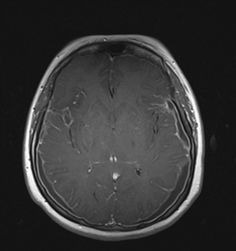
#> input picture Data/Testing/no_tumor/Te-no_0050.jpg, 236 x 251 px, given in place of Tr-no_0011.jpg, which was not available
$ python b_Preprocesamiento.py
#> lines starting #> are read from the running program, lines starting #| are printed output that depends on the picture; pictures that were not available may be replaced by others from this repository, and a replacement may not be noted
### a_funciones.py
import numpy as np

from os import listdir ### para hacer lista de archivos en una ruta
from tqdm import tqdm  ### para crear contador en un for para ver evolución
from os.path import join ### para unir ruta con archivo
import cv2 ### para leer imagenes jpg

#Funcion para la lectura de imagenes
def img2data(path, width):

    rawImgs = []   #### una lista con el array que representa cada imágen
    labels = [] ### el label de cada imágen

    list_labels = [path+f for f in listdir(path)] ### crea una lista de los archivos en la ruta (Normal /Pneumonia)

    for imagePath in ( list_labels): ### recorre cada carpeta de la ruta ingresada
        files_list=listdir(imagePath) ### crea una lista con todos los archivos
        for item in tqdm(files_list): ### le pone contador a la lista: tqdm
            file = join(imagePath, item) ## crea ruta del archivo
            if file[-1] =='g': ### verificar que se imágen extensión jpg o jpeg
                img = cv2.imread(file) ### cargar archivo
                img = cv2.cvtColor(img , cv2.COLOR_BGR2RGB) ### invierte el orden de los colores en el array para usar el más estándar RGB
                img = cv2.resize(img ,(width,width)) ### cambia resolución de imágnenes
                rawImgs.append(img) ###adiciona imágen al array final
                l = imagePath.split('/')[2] ### identificar en qué carpeta está
                if l == 'no_tumor':  ### verificar en qué carpeta está para asignar el label
                    labels.append([0])
                elif l == 'meningioma_tumor':
                    labels.append([1])
                elif l == 'glioma_tumor':
                    labels.append([1])
                elif l == 'pituitary_tumor':
                    labels.append([1])
    return rawImgs, labels


##funcion modificada par el despliegue
# [23 lines left out: function img3data, not called in this run]

### b_Preprocesamiento.py
import numpy as np
import cv2 ### para leer imagenes jpeg
from matplotlib import pyplot as plt ## para gráfciar imágnes
import a_funciones as fn#### funciones personalizadas, carga de imágenes
import joblib ### para descargar array

# ver ejemplo de imágenes cargadas #
img1 = cv2.imread('Data/Training/no_tumor/Tr-no_0011.jpg')
#> img1 is the input picture: shape (251, 236, 3); min 4, max 255, mean 53.6
plt.imshow(img1)
plt.title('no_tumor')
plt.show()
img1.shape

img1.max() ### máximo valor de intensidad en un pixel
img1.min() ### mínimo valor de intensidad en un pixel
np.prod(img1.shape) ### millones de observaciones para cada imágen
#### dado que se necesitarían muchas observaciones (imágenes para entrenar)
#### un modelo con tantas observaciones y no tenemos, vamos a reescalar las imágenes

img1_r = cv2.resize(img1 ,(120, 120))
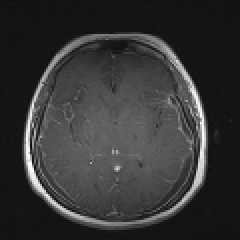
#> img1_r: shape (120, 120, 3) (shown 2 times larger); min 12, max 255, mean 53.5
plt.imshow(img1_r)
plt.title('no_tumor')
plt.show()
np.prod(img1_r.shape)
################################################################
######## Código para cargar todas las imágenes #############
####### reducir su tamaño y convertir en array ################
################################################################
width = 120#tamaño para reescalar imágen
num_classes = 2 #clases variable respuesta
trainpath = 'Data/Training/'
testpath = 'Data/Testing/'

x_train, y_train= fn.img2data(trainpath, width) #R, un in train
#> x_train = 1 item; y_train = []
x_test, y_test = fn.img2data(testpath, width) #Run in test
np.shape(x_train)
#### convertir salidas a numpy array ####
x_train = np.array(x_train)
y_train = np.array(y_train)
#> y_train = empty array
x_test = np.array(x_test)
y_test = np.array(y_test)
np.unique(y_train, return_counts = True)
np.unique(y_test, return_counts = True)

#Confirmar medidas finales
x_train.shape
x_test.shape
x_test.shape
y_test.shape

#Numero de osbervacion en una imagen final
#> (the run stopped early here; a loop or call above may not have finished)

$ run again, on Data/Testing/no_tumor/Te-no_0088.jpg
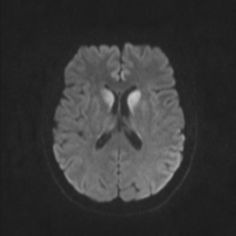
#> input picture Data/Testing/no_tumor/Te-no_0088.jpg, 236 x 236 px, given in place of Tr-no_0011.jpg, which was not available
#> img1 is the input picture: shape (236, 236, 3); min 26, max 199, mean 54.8
#> `x_train, y_train= fn.img2data(trainpath, width)`: x_train = 1 item; y_train = []
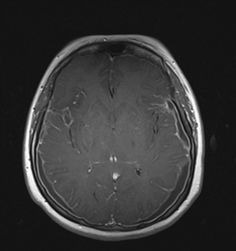
#> input picture Data/Testing/no_tumor/Te-no_0050.jpg, 236 x 251 px
#> in img2data, img is the input picture: shape (251, 236, 3); min 4, max 255, mean 53.6
#> img: shape (120, 120, 3)
#> `y_train = np.array(y_train)`: y_train = empty array

$ run again, on Data/Testing/no_tumor/Te-no_0091.jpg
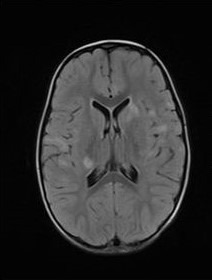
#> input picture Data/Testing/no_tumor/Te-no_0091.jpg, 212 x 280 px, given in place of Tr-no_0011.jpg, which was not available
#> img1 is the input picture: shape (280, 212, 3); min 0, max 216, mean 43.8
#> `img1_r = cv2.resize(img1 ,(120, 120))`:
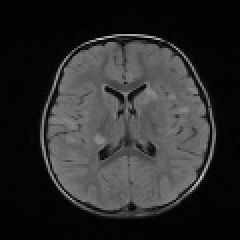
#> img1_r: shape (120, 120, 3) (shown 2 times larger); min 0, max 208, mean 43.7
#> `x_train, y_train= fn.img2data(trainpath, width)`: x_train = 1 item; y_train = []
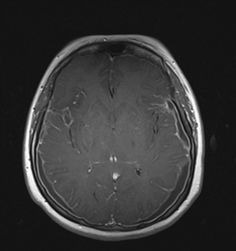
#> input picture Data/Testing/no_tumor/Te-no_0050.jpg, 236 x 251 px
#> in img2data, img is the input picture: shape (251, 236, 3); min 4, max 255, mean 53.6
#> img: shape (120, 120, 3)
#> `y_train = np.array(y_train)`: y_train = empty array

$ run again, on Data/Testing/no_tumor/Te-no_0094.jpg
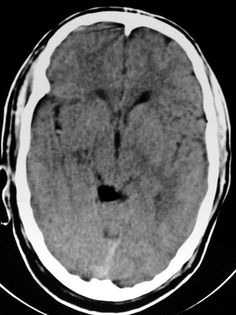
#> input picture Data/Testing/no_tumor/Te-no_0094.jpg, 236 x 315 px, given in place of Tr-no_0011.jpg, which was not available
#> img1 is the input picture: shape (315, 236, 3); min 0, max 255, mean 95.1
#> `img1_r = cv2.resize(img1 ,(120, 120))`:
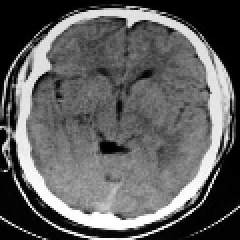
#> img1_r: shape (120, 120, 3) (shown 2 times larger); min 0, max 255, mean 95
#> `x_train, y_train= fn.img2data(trainpath, width)`: x_train = 1 item; y_train = []
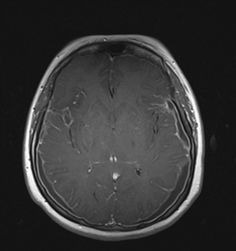
#> input picture Data/Testing/no_tumor/Te-no_0050.jpg, 236 x 251 px
#> in img2data, img is the input picture: shape (251, 236, 3); min 4, max 255, mean 53.6
#> img: shape (120, 120, 3)
#> `y_train = np.array(y_train)`: y_train = empty array
